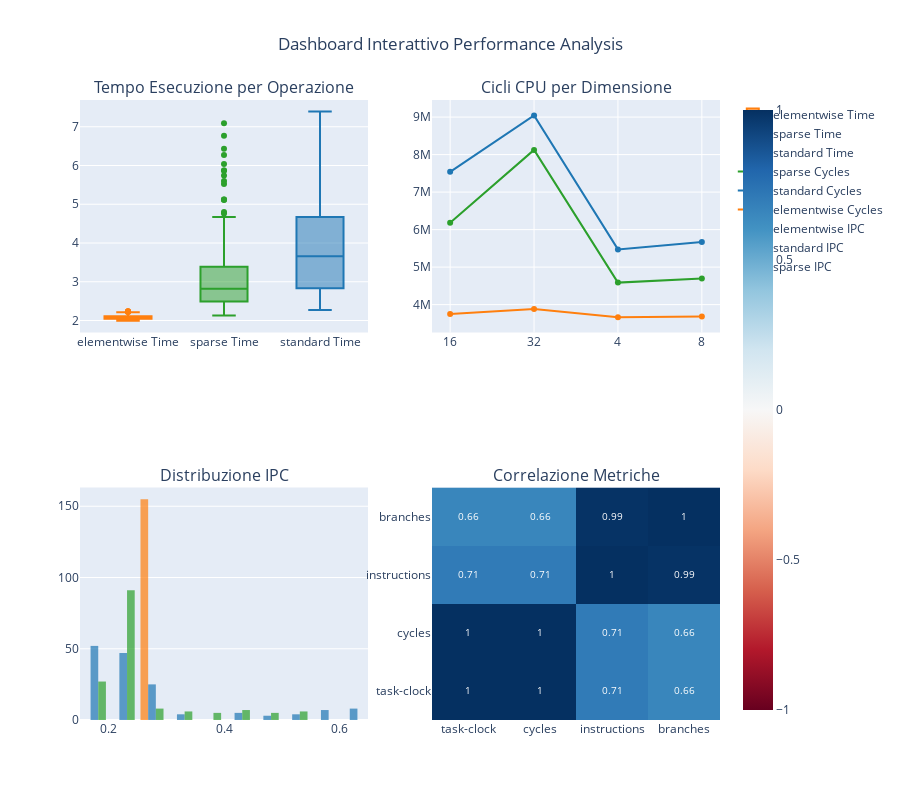

The notebook cell this image was saved under:
### Code cell
# %% [markdown]
# ## 7. GRAFICI INTERATTIVI CON PLOTLY

# %%
def create_interactive_dashboard():
    """
    Crea dashboard interattivo con Plotly per esplorazione avanzata
    """
    if df_metrics.empty:
        print("Nessun dato disponibile per dashboard interattivo")
        return
    
    # Dashboard multi-metrica
    fig = make_subplots(
        rows=2, cols=2,
        subplot_titles=('Tempo Esecuzione per Operazione', 'Cicli CPU per Dimensione', 
                       'Distribuzione IPC', 'Correlazione Metriche'),
        specs=[[{"secondary_y": False}, {"secondary_y": False}],
               [{"secondary_y": False}, {"secondary_y": False}]]
    )
    
    # Grafico 1: Tempo di esecuzione
    if 'task-clock' in available_metrics:
        time_data = df_metrics[df_metrics['event'] == 'task-clock']
        
        for op_type in time_data['operation_type'].unique():
            op_data = time_data[time_data['operation_type'] == op_type]
            fig.add_trace(
                go.Box(y=op_data['value_numeric'], name=f'{op_type} Time',
                      marker_color=OPERATION_COLORS.get(op_type, 'gray'),
                      showlegend=True),
                row=1, col=1
            )
    
    # Grafico 2: Cicli per dimensione vettore
    if 'cycles' in available_metrics:
        cycles_data = df_metrics[(df_metrics['event'] == 'cycles') & (df_metrics['test_type'] == 'vector')]
        for op_type in cycles_data['operation_type'].unique():
            op_data = cycles_data[cycles_data['operation_type'] == op_type]
            if not op_data.empty:
                # Raggruppa per dimensione e ordina per vector_size
                size_means = op_data.groupby('vector_size')['value_numeric'].mean().reset_index()
                # Converti vector_size in numerico e ordina
                size_means = size_means.sort_values('vector_size')
                
                fig.add_trace(
                    go.Scatter(x=size_means['vector_size'], 
                              y=size_means['value_numeric'],
                              mode='lines+markers',
                              name=f'{op_type} Cycles',
                              line=dict(color=OPERATION_COLORS.get(op_type, 'gray'))),
                    row=1, col=2
                )
    
    # Grafico 3: Distribuzione IPC
    if not df_efficiency.empty and 'ipc' in df_efficiency.columns:
        ipc_data = df_efficiency.dropna(subset=['ipc'])
        
        for op_type in ipc_data['operation_type'].unique():
            op_ipc = ipc_data[ipc_data['operation_type'] == op_type]['ipc']
            fig.add_trace(
                go.Histogram(x=op_ipc, name=f'{op_type} IPC', 
                           opacity=0.7, nbinsx=15,
                           marker_color=OPERATION_COLORS.get(op_type, 'gray')),
                row=2, col=1
            )
    
    # Grafico 4: Heatmap correlazione (semplificata)
    if len(available_metrics) >= 2:
        pivot_data = df_metrics.pivot_table(
            index=['file_name'], columns='event', values='value_numeric', aggfunc='mean'
        )
        
        if not pivot_data.empty:
            corr_matrix = pivot_data[available_metrics[:4]].corr()  # Prime 4 metriche
            
            fig.add_trace(
                go.Heatmap(z=corr_matrix.values, 
                          x=corr_matrix.columns, 
                          y=corr_matrix.index,
                          colorscale='RdBu', zmid=0,
                          text=corr_matrix.round(2).values,
                          texttemplate="%{text}", textfont={"size":10}),
                row=2, col=2
            )
    
    # Aggiorna layout
    fig.update_layout(
        height=800, 
        title_text="Dashboard Interattivo Performance Analysis",
        title_x=0.5,
        showlegend=True
    )
    
    fig.show()



# Crea dashboard interattivo
create_interactive_dashboard()

### Figure 1 — Plotly figure (JSON) as saved in the notebook; plotly's stock layout.template omitted (floating-point values rounded to 4 significant figures; data arrays with more than 128 entries replaced by an {"elided": "..."} marker saying what was removed)
{"data": [{"marker": {"color": "#ff7f0e"}, "name": "elementwise Time", "showlegend": true, "type": "box", "xaxis": "x", "y": {"elided": "155 float values"}, "yaxis": "y"}, {"marker": {"color": "#2ca02c"}, "name": "sparse Time", "showlegend": true, "type": "box", "xaxis": "x", "y": {"elided": "155 float values"}, "yaxis": "y"}, {"marker": {"color": "#1f77b4"}, "name": "standard Time", "showlegend": true, "type": "box", "xaxis": "x", "y": {"elided": "155 float values"}, "yaxis": "y"}, {"line": {"color": "#2ca02c"}, "mode": "lines+markers", "name": "sparse Cycles", "type": "scatter", "x": ["16", "32", "4", "8"], "xaxis": "x2", "y": [6183000.0, 8126000.0, 4587000.0, 4699000.0], "yaxis": "y2"}, {"line": {"color": "#1f77b4"}, "mode": "lines+markers", "name": "standard Cycles", "type": "scatter", "x": ["16", "32", "4", "8"], "xaxis": "x2", "y": [7540000.0, 9046000.0, 5472000.0, 5670000.0], "yaxis": "y2"}, {"line": {"color": "#ff7f0e"}, "mode": "lines+markers", "name": "elementwise Cycles", "type": "scatter", "x": ["16", "32", "4", "8"], "xaxis": "x2", "y": [3750000.0, 3883000.0, 3667000.0, 3685000.0], "yaxis": "y2"}, {"marker": {"color": "#ff7f0e"}, "name": "elementwise IPC", "nbinsx": 15, "opacity": 0.7, "type": "histogram", "x": {"elided": "155 float values"}, "xaxis": "x3", "yaxis": "y3"}, {"marker": {"color": "#1f77b4"}, "name": "standard IPC", "nbinsx": 15, "opacity": 0.7, "type": "histogram", "x": {"elided": "155 float values"}, "xaxis": "x3", "yaxis": "y3"}, {"marker": {"color": "#2ca02c"}, "name": "sparse IPC", "nbinsx": 15, "opacity": 0.7, "type": "histogram", "x": {"elided": "155 float values"}, "xaxis": "x3", "yaxis": "y3"}, {"colorscale": [[0, "rgb(103,0,31)"], [0.1, "rgb(178,24,43)"], [0.2, "rgb(214,96,77)"], [0.3, "rgb(244,165,130)"], [0.4, "rgb(253,219,199)"], [0.5, "rgb(247,247,247)"], [0.6, "rgb(209,229,240)"], [0.7, "rgb(146,197,222)"], [0.8, "rgb(67,147,195)"], [0.9, "rgb(33,102,172)"], [1, "rgb(5,48,97)"]], "text": [[1.0, 1.0, 0.71, 0.66], [1.0, 1.0, 0.71, 0.66], [0.71, 0.71, 1.0, 0.99], [0.66, 0.66, 0.99, 1.0]], "textfont": {"size": 10}, "texttemplate": "%{text}", "type": "heatmap", "x": ["task-clock", "cycles", "instructions", "branches"], "xaxis": "x4", "y": ["task-clock", "cycles", "instructions", "branches"], "yaxis": "y4", "z": [[1.0, 1.0, 0.706, 0.6582], [1.0, 1.0, 0.7063, 0.6585], [0.706, 0.7063, 1.0, 0.9905], [0.6582, 0.6585, 0.9905, 1.0]], "zmid": 0}], "layout": {"annotations": [{"font": {"size": 16}, "showarrow": false, "text": "Tempo Esecuzione per Operazione", "x": 0.225, "xanchor": "center", "xref": "paper", "y": 1, "yanchor": "bottom", "yref": "paper"}, {"font": {"size": 16}, "showarrow": false, "text": "Cicli CPU per Dimensione", "x": 0.775, "xanchor": "center", "xref": "paper", "y": 1, "yanchor": "bottom", "yref": "paper"}, {"font": {"size": 16}, "showarrow": false, "text": "Distribuzione IPC", "x": 0.225, "xanchor": "center", "xref": "paper", "y": 0.375, "yanchor": "bottom", "yref": "paper"}, {"font": {"size": 16}, "showarrow": false, "text": "Correlazione Metriche", "x": 0.775, "xanchor": "center", "xref": "paper", "y": 0.375, "yanchor": "bottom", "yref": "paper"}], "height": 800, "showlegend": true, "title": {"text": "Dashboard Interattivo Performance Analysis", "x": 0.5}, "xaxis": {"anchor": "y", "domain": [0, 0.45]}, "xaxis2": {"anchor": "y2", "domain": [0.55, 1]}, "xaxis3": {"anchor": "y3", "domain": [0, 0.45]}, "xaxis4": {"anchor": "y4", "domain": [0.55, 1]}, "yaxis": {"anchor": "x", "domain": [0.625, 1]}, "yaxis2": {"anchor": "x2", "domain": [0.625, 1]}, "yaxis3": {"anchor": "x3", "domain": [0, 0.375]}, "yaxis4": {"anchor": "x4", "domain": [0, 0.375]}}}
